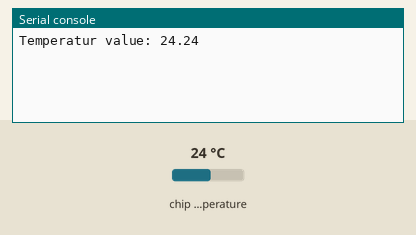
This program was run on a simulated Raspberry Pi Pico running MicroPython. On the bench: the last lines printed to the serial console. The inputs (shaded band) are chosen by the test bench; at power-on: chip temperature 24 °C.

Above: at 1.2 s.
1.3 s: chip temperature set to 1 °C
At 3.2 s:
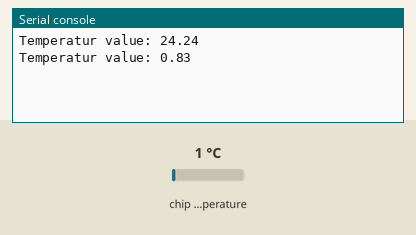
4.0 s: chip temperature set to 11 °C
At 4.7 s:
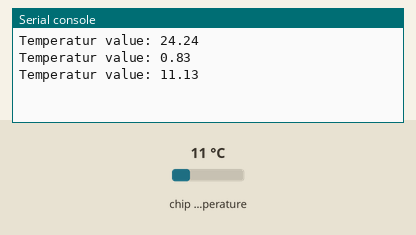
Timing chart, 0 to 7.0 s (numbered marks = the images above; inputs shaded):
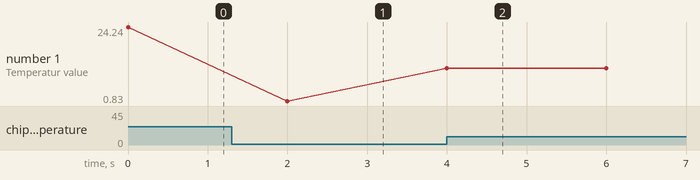

Measured:
- after the input at 1.3 s, the serial console: prints a new line after 0.70 s (image 1)
- after the input at 4.0 s, the serial console: prints a new line at once (image 2)
- plotted number 1: 24.24 → 0.83 after the input at 1.3 s, 0.83 → 11.13 after the input at 4.0 s

The program:

temp_internal.py
```python
"""
 // Read internal temp-sensor
 // Autor:   Joern Weise
 // License: GNU GPl 3.0
 // Created: 23. Oct 2021
 // Update: 23. Oct 2021
 """

#First import needed libs
import machine #Important to get Pins and config them
import utime #For a little timer

sensor = machine.ADC(4) # Create object sensor and init as pin ADC(4)
conversion_factor = 3.3 / 65535 # 3.3V are 16bit (65535)

while True:
    valueTemp = sensor.read_u16() * conversion_factor
    temp = 27 - (valueTemp - 0.706) / 0.001721 # See 4.9.5 of rp2040 datasheet
    print('Temperatur value: '+ "{:.2f}".format(temp)) # Print in terminal with two decimal
    utime.sleep(2) #Sleep for two seconds
```
